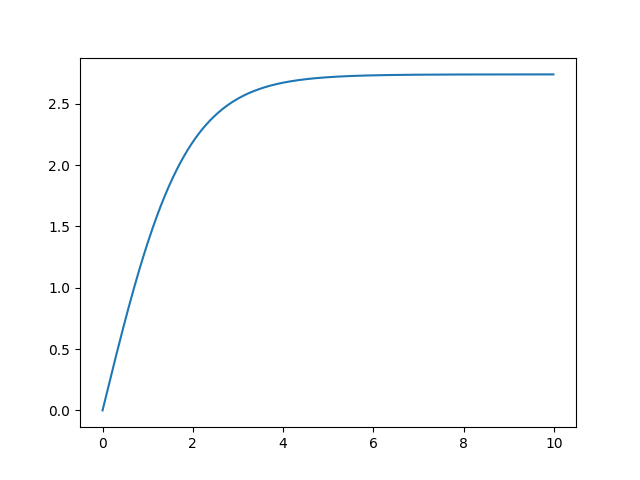

The Python source for this figure:
import numpy as np
from scipy.integrate import odeint
import matplotlib.pyplot as plt

t = np.arange(0, 10, 0.01)

def radio_function(v, t):
    dvdt = a_0 - (v**2 * k) /m
    return dvdt
    
    

m = 0.5
k = 0.1
v_0 = 0
a_0 = 1.5

solve_Bi = odeint(radio_function, v_0, t)

plt.plot(t, solve_Bi[:, 0])


plt.savefig('test3.png')
